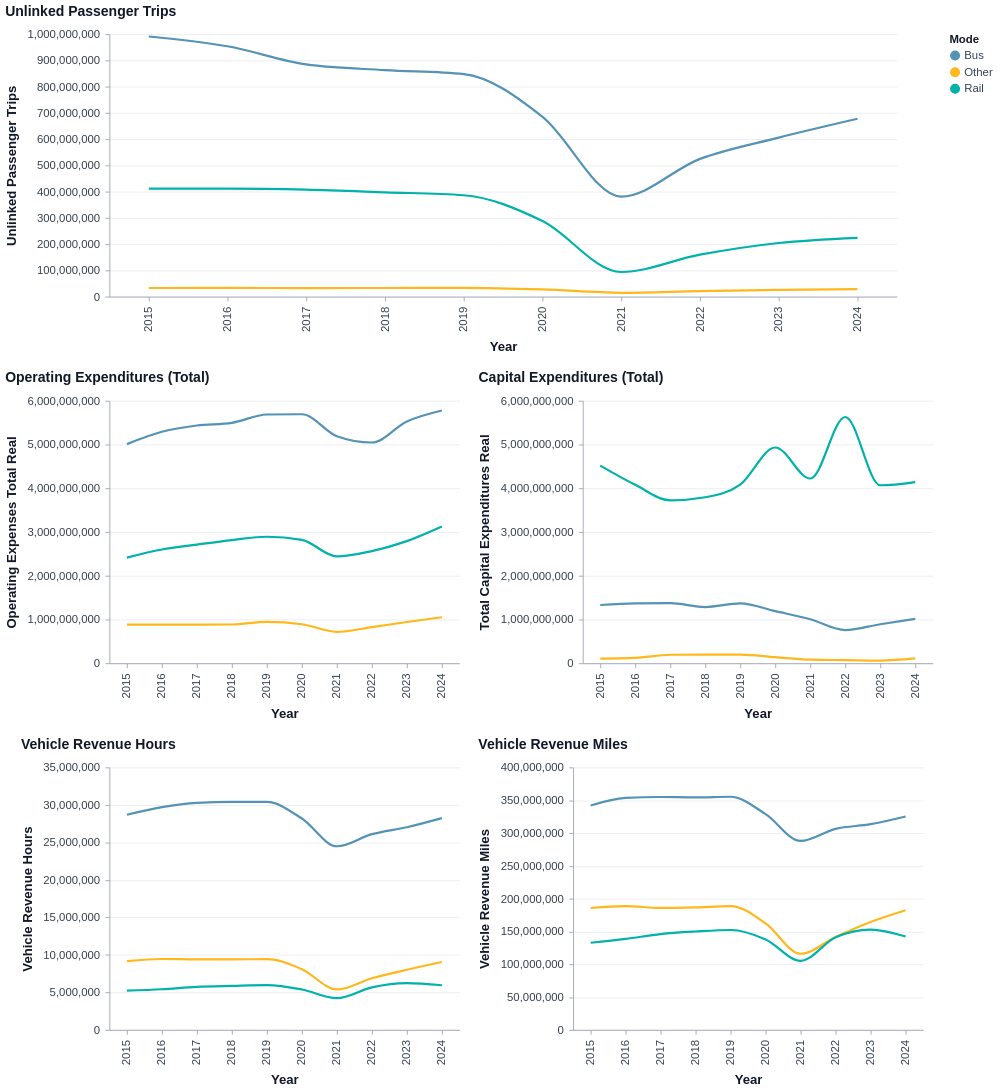

Here is the notebook cell this chart was saved with:
### Markdown cell above
### 1.1 Ridership, OPEX, CAPEX, VRH and VRM Trends

### Code cell
ridership_trend = mode_report_chart.mode_trend_chart(df_opex, "unlinked_passenger_trips", title="Unlinked Passenger Trips", width=900)
opex_trend = mode_report_chart.mode_trend_chart(df_opex, "operating_expenses_total_real", title="Operating Expenditures (Total)")
capex_trend = mode_report_chart.mode_trend_chart(df_capex, "total_capital_expenditures_real", title="Capital Expenditures (Total)")
vrh_trend = mode_report_chart.mode_trend_chart(df_opex, "vehicle_revenue_hours", title="Vehicle Revenue Hours")
vrm_trend = mode_report_chart.mode_trend_chart(df_opex, "vehicle_revenue_miles", title="Vehicle Revenue Miles")

mode_report_grid = (
    alt.vconcat(
        ridership_trend,
        alt.hconcat(opex_trend, capex_trend),
        alt.hconcat(vrh_trend, vrm_trend)
    )
    .resolve_scale(color="shared")
    .configure_view(strokeWidth=0, fill="white")
)

mode_report_grid
